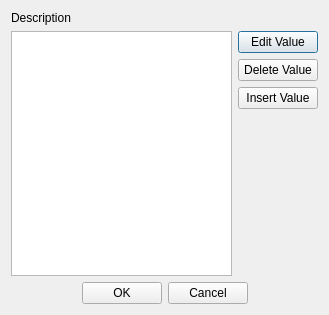
<?xml version="1.0" encoding="UTF-8"?>
<ui version="4.0">
 <class>FDdialog</class>
 <widget class="QDialog" name="FDdialog">
  <property name="geometry">
   <rect>
    <x>0</x>
    <y>0</y>
    <width>329</width>
    <height>315</height>
   </rect>
  </property>
  <property name="windowTitle">
   <string>FDdialog</string>
  </property>
  <layout class="QVBoxLayout" name="verticalLayout_3">
   <item>
    <widget class="QLabel" name="labelDescription">
     <property name="text">
      <string>Description</string>
     </property>
    </widget>
   </item>
   <item>
    <layout class="QVBoxLayout" name="verticalLayout_2">
     <item>
      <layout class="QHBoxLayout" name="horizontalLayout_2">
       <item>
        <widget class="QListWidget" name="listWidget"/>
       </item>
       <item>
        <layout class="QVBoxLayout" name="verticalLayout">
         <item>
          <widget class="QPushButton" name="pushButtonEdit">
           <property name="text">
            <string>Edit Value</string>
           </property>
          </widget>
         </item>
         <item>
          <widget class="QPushButton" name="pushButtonDelete">
           <property name="text">
            <string>Delete Value</string>
           </property>
          </widget>
         </item>
         <item>
          <widget class="QPushButton" name="pushButtonInsert">
           <property name="text">
            <string>Insert Value</string>
           </property>
          </widget>
         </item>
         <item>
          <spacer name="verticalSpacer">
           <property name="orientation">
            <enum>Qt::Vertical</enum>
           </property>
           <property name="sizeHint" stdset="0">
            <size>
             <width>20</width>
             <height>40</height>
            </size>
           </property>
          </spacer>
         </item>
        </layout>
       </item>
      </layout>
     </item>
     <item>
      <layout class="QHBoxLayout" name="horizontalLayout">
       <item>
        <spacer name="horizontalSpacer">
         <property name="orientation">
          <enum>Qt::Horizontal</enum>
         </property>
         <property name="sizeHint" stdset="0">
          <size>
           <width>40</width>
           <height>20</height>
          </size>
         </property>
        </spacer>
       </item>
       <item>
        <widget class="QPushButton" name="pushButtonOK">
         <property name="text">
          <string>OK</string>
         </property>
        </widget>
       </item>
       <item>
        <widget class="QPushButton" name="pushButtonCancel">
         <property name="text">
          <string>Cancel</string>
         </property>
        </widget>
       </item>
       <item>
        <spacer name="horizontalSpacer_2">
         <property name="orientation">
          <enum>Qt::Horizontal</enum>
         </property>
         <property name="sizeHint" stdset="0">
          <size>
           <width>40</width>
           <height>20</height>
          </size>
         </property>
        </spacer>
       </item>
      </layout>
     </item>
    </layout>
   </item>
  </layout>
 </widget>
 <layoutdefault spacing="6" margin="11"/>
 <resources/>
 <connections>
  <connection>
   <sender>pushButtonInsert</sender>
   <signal>clicked()</signal>
   <receiver>FDdialog</receiver>
   <slot>onInsertPressed()</slot>
   <hints>
    <hint type="sourcelabel">
     <x>304</x>
     <y>102</y>
    </hint>
    <hint type="destinationlabel">
     <x>430</x>
     <y>98</y>
    </hint>
   </hints>
  </connection>
  <connection>
   <sender>pushButtonCancel</sender>
   <signal>clicked()</signal>
   <receiver>FDdialog</receiver>
   <slot>reject()</slot>
   <hints>
    <hint type="sourcelabel">
     <x>219</x>
     <y>294</y>
    </hint>
    <hint type="destinationlabel">
     <x>241</x>
     <y>428</y>
    </hint>
   </hints>
  </connection>
  <connection>
   <sender>pushButtonEdit</sender>
   <signal>clicked()</signal>
   <receiver>FDdialog</receiver>
   <slot>onEditPressed()</slot>
   <hints>
    <hint type="sourcelabel">
     <x>294</x>
     <y>41</y>
    </hint>
    <hint type="destinationlabel">
     <x>510</x>
     <y>55</y>
    </hint>
   </hints>
  </connection>
  <connection>
   <sender>pushButtonDelete</sender>
   <signal>clicked()</signal>
   <receiver>FDdialog</receiver>
   <slot>onDeletePressed()</slot>
   <hints>
    <hint type="sourcelabel">
     <x>307</x>
     <y>68</y>
    </hint>
    <hint type="destinationlabel">
     <x>461</x>
     <y>87</y>
    </hint>
   </hints>
  </connection>
  <connection>
   <sender>pushButtonOK</sender>
   <signal>clicked()</signal>
   <receiver>FDdialog</receiver>
   <slot>onOKPressed()</slot>
   <hints>
    <hint type="sourcelabel">
     <x>147</x>
     <y>296</y>
    </hint>
    <hint type="destinationlabel">
     <x>193</x>
     <y>407</y>
    </hint>
   </hints>
  </connection>
 </connections>
 <slots>
  <slot>onInsertPressed()</slot>
  <slot>onEditPressed()</slot>
  <slot>onDeletePressed()</slot>
  <slot>onOKPressed()</slot>
 </slots>
</ui>
